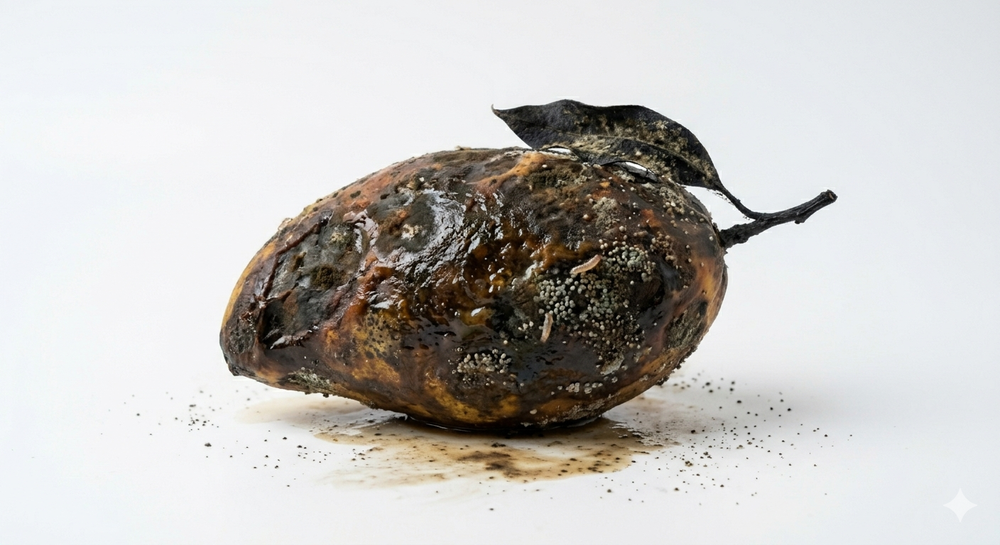
#> input picture rott.png, 1000 x 545 px, shrunk from 1408 x 768 before the run
$ python -i main.py   (imports and definitions only)
#> lines starting #> are read from the running program, lines starting #| are printed output that depends on the picture; after the words box and inside, x2 and y2 are one past the last pixel; in counts of white or black regions, pixels touching at a corner belong together
import cv2
import numpy as np
import os
from sklearn.preprocessing import StandardScaler
from sklearn.svm import SVC
from sklearn.metrics import accuracy_score, recall_score, precision_score, f1_score
import pickle

model_path_aug = 'aug.pkl'
model_path_default = 'default.pkl'


# [31 lines left out: function augment_image, not called in this run]


def import_data(path, X_container, y_container, augment=False):

    for label in os.listdir(path):

        label_path = os.path.join(path, label)

        if os.path.isdir(label_path):

            for file in os.listdir(label_path):

                img_path = os.path.join(label_path, file)

                # Read image
                img = cv2.imread(img_path)

                # Convert color from BGR to RGB
                img = cv2.cvtColor(img, cv2.COLOR_BGR2RGB)

                if augment:
                    # Augmentasi hanya untuk data train
                    augmented_images = augment_image(img)
                    for aug_img in augmented_images:
                        X_container.append(aug_img)
                        y_container.append(label)
                else:
                    X_container.append(img)
                    y_container.append(label)


def segment_mango(image):
    blurred = cv2.GaussianBlur(image, (5,5), 0)

    hsv = cv2.cvtColor(blurred, cv2.COLOR_RGB2HSV)
#> hsv: shape (545, 1000, 3); mean H, S, V 79, 27, 200.5

    mask1 = cv2.inRange(
        hsv,
        np.array([10,30,30]),
        np.array([95,255,255])
    )
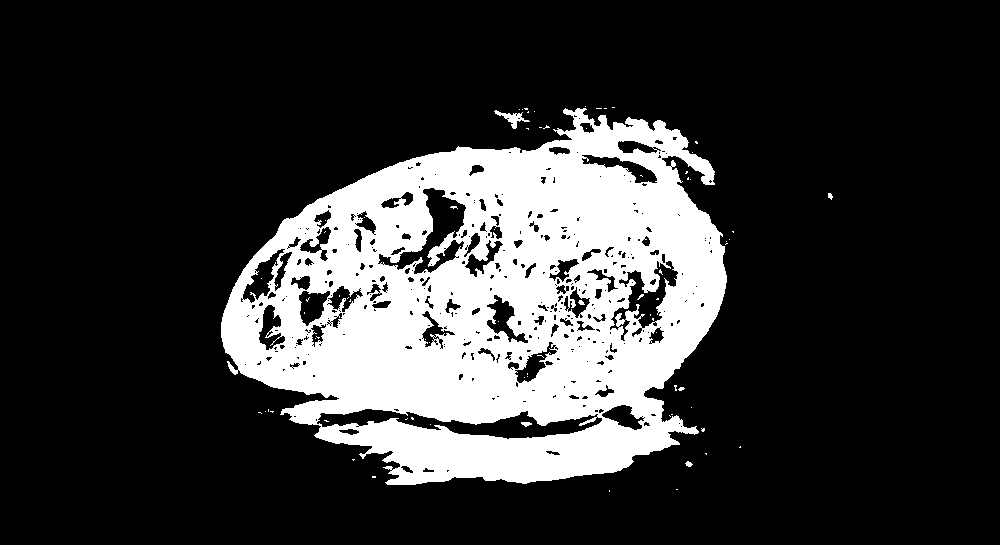
#> mask1: shape (545, 1000); 21.1% white; 75 white regions (69 under 20 px), largest, box (x1, y1, x2, y2) and area: (221, 108, 727, 485) 114234, (494, 110, 530, 129) 214, (521, 422, 532, 427) 37, (685, 461, 693, 467) 30, (828, 193, 833, 200) 24, (578, 300, 585, 305) 23

    mask2 = cv2.inRange(
        hsv,
        np.array([0,30,30]),
        np.array([10,255,255])
    )
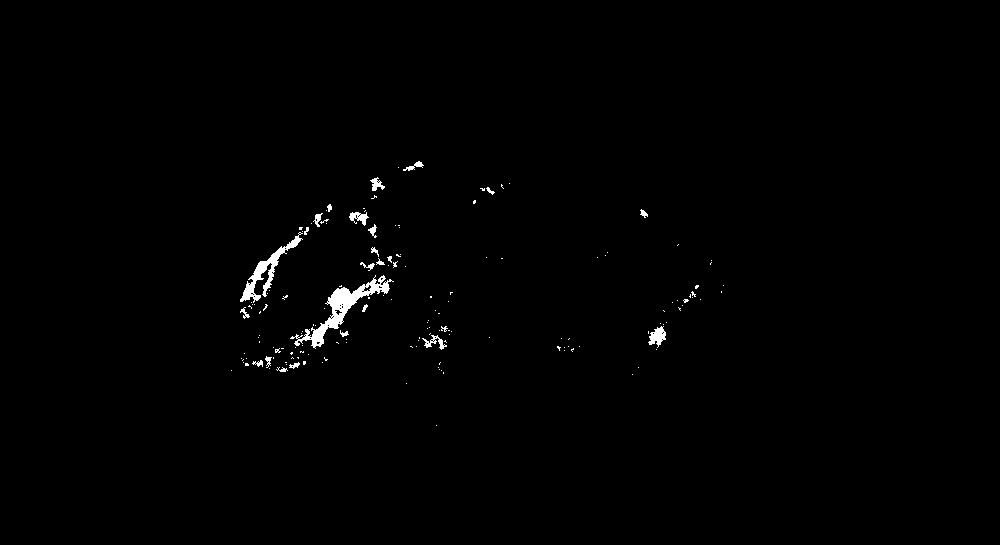
#> mask2: shape (545, 1000); 0.74% white; 158 white regions (133 under 20 px), largest, box (x1, y1, x2, y2) and area: (290, 275, 394, 349) 1478, (240, 232, 303, 303) 849, (648, 326, 666, 348) 217

    mask = cv2.bitwise_or(mask1, mask2)
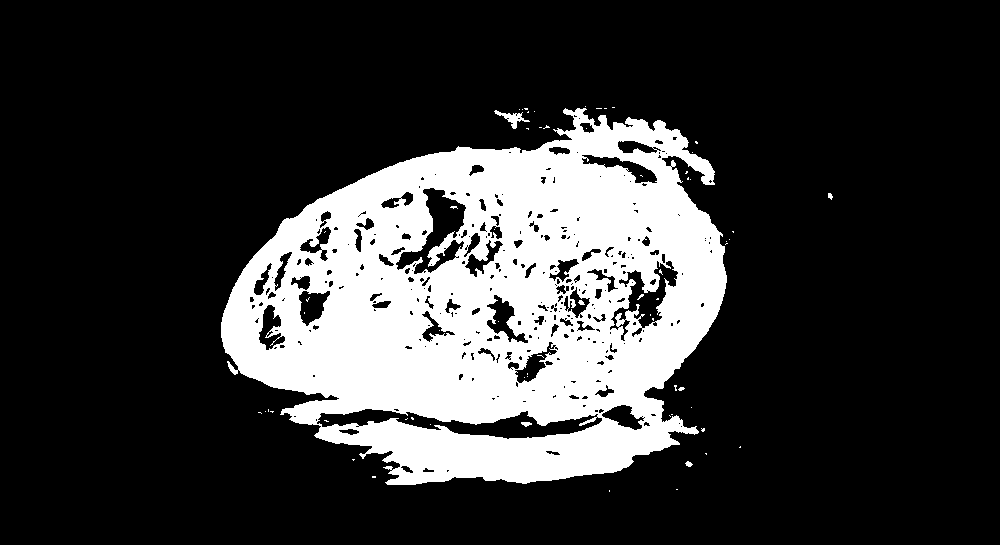
#> mask: shape (545, 1000); 21.4% white; 65 white regions (59 under 20 px), largest, box (x1, y1, x2, y2) and area: (221, 108, 727, 485) 116224, (494, 110, 530, 129) 214, (521, 422, 532, 427) 37, (685, 461, 693, 467) 30, (828, 193, 833, 200) 24, (578, 300, 585, 305) 23

    return mask


# [21 lines left out: functions extract_features, assign, not called in this run]


train_dir = "Dataset/Train"
test_dir = "Dataset/Test"

def load_or_train(isAug):

    model_path = "aug.pkl" if isAug else "default.pkl"

    # Jika model sudah ada, langsung load
    if os.path.exists(model_path):
        print(f"Loading model from {model_path}...")
        with open(model_path, "rb") as file:
            return pickle.load(file)

    print("Model not found. Training new model...")

    # =============================
    # Load Dataset
    # =============================
    X_train = []
    y_train = []

    X_test = []
    y_test = []

    import_data(train_dir, X_train, y_train, augment=isAug)
    import_data(test_dir, X_test, y_test, augment=False)

    # =============================
    # Feature Extraction
    # =============================
    X_train_features = []
    X_test_features = []

    assign(X_train, X_train_features)
    assign(X_test, X_test_features)

    X_train = np.array(X_train_features)
    y_train = np.array(y_train)

    X_test = np.array(X_test_features)
    y_test = np.array(y_test)

    # =============================
    # Scaling
    # =============================
    scaler = StandardScaler()

    X_train = scaler.fit_transform(X_train)
    X_test = scaler.transform(X_test)

    # =============================
    # Train
    # =============================
    svm_model = SVC(
        kernel="rbf",
        C=10,
        gamma="scale"
    )

    svm_model.fit(X_train, y_train)

    # =============================
    # Evaluation
    # =============================
    y_pred = svm_model.predict(X_test)

    print("Accuracy :", accuracy_score(y_test, y_pred))
    print("Recall   :", recall_score(y_test, y_pred, average="weighted"))
    print("Precision:", precision_score(y_test, y_pred, average="weighted"))
    print("F1-Score :", f1_score(y_test, y_pred, average="weighted"))


    # =============================
    # Save Model
    # =============================
    with open(model_path, "wb") as file:
        pickle.dump((svm_model, scaler), file)

    return svm_model, scaler


# Test outside data
# [1 line not run here, left out]
# [1 line that did not run here, left out]
# [4 lines not run here, left out]
# [1 line that did not run here, left out]
# [2 lines not run here, left out]

path = 'rott.png'

# [1 line not run here, left out]

# [1 line that did not run here, left out]

# [1 line that did not run here, left out]

# [1 line that did not run here, left out]

# [1 line that did not run here, left out]

# [1 line that did not run here, left out]

# [1 line that did not run here, left out]

# [1 line not run here, left out]

>>> import cv2
>>> picture = cv2.cvtColor(cv2.imread('rott.png'), cv2.COLOR_BGR2RGB)
>>> result = segment_mango(picture)

$ run again, on unripe.jpg
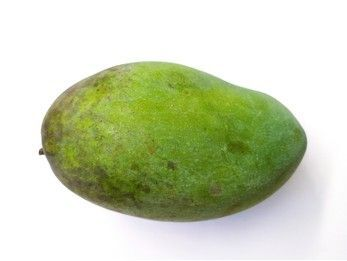
#> input picture unripe.jpg, 347 x 261 px
#> hsv: shape (261, 347, 3); mean H, S, V 34.4, 56.9, 210.8
#> in segment_mango, `mask1 = cv2.inRange( hsv, np.array([10,30,30]), np.array([95,255,255]) )`:
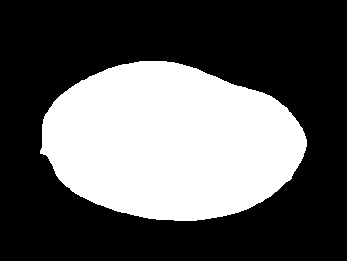
#> mask1: shape (261, 347); 35.5% white; 1 white region, box (x1, y1, x2, y2) and area: (40, 61, 307, 221) 32194
#> mask2: shape (261, 347); every value is 0
